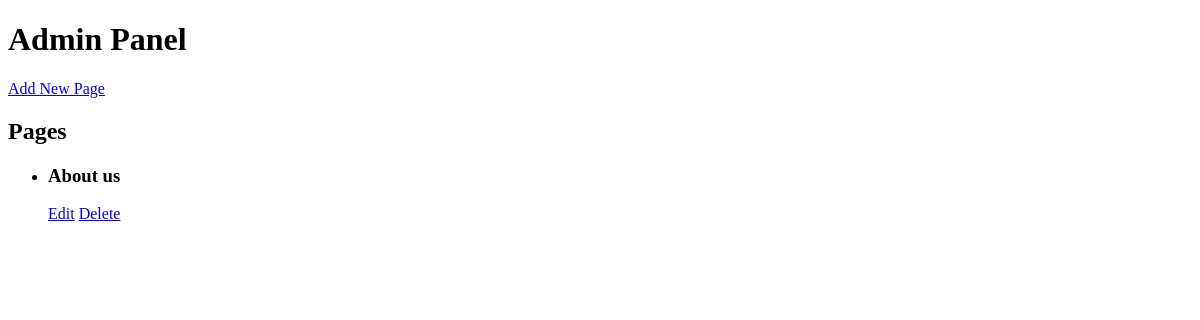
The app's page /admin.php, older data.
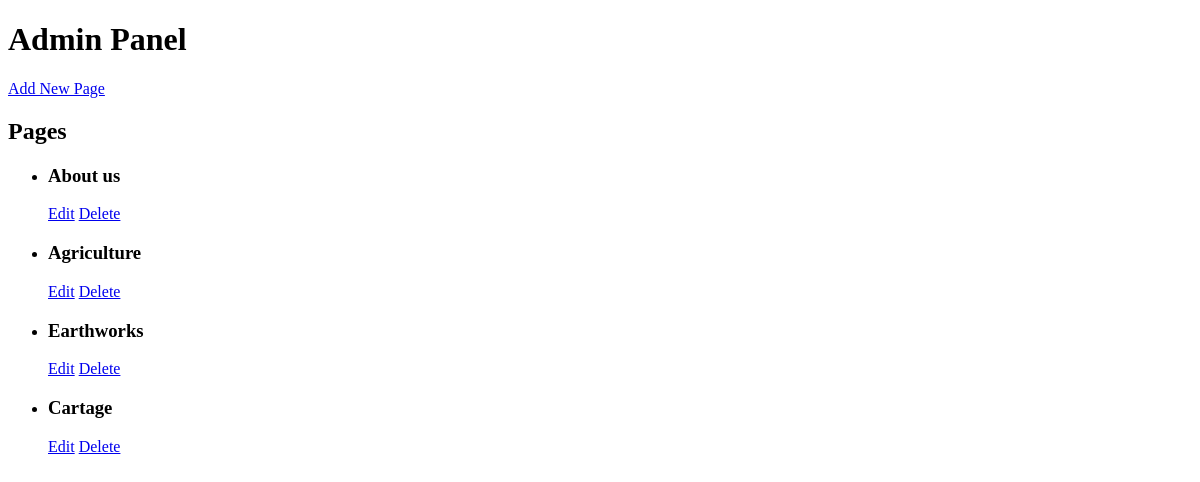
The same page, newer data.
### tables this page shows
CREATE TABLE `pages` (
  `id` int(11) NOT NULL,
  `title1` varchar(255) DEFAULT NULL,
  `text1` text DEFAULT NULL,
  `image1` varchar(255) DEFAULT NULL,
  `title2` varchar(255) DEFAULT NULL,
  `text2` text DEFAULT NULL,
  `image2` varchar(255) DEFAULT NULL,
  `title3` varchar(255) DEFAULT NULL,
  `text3` text DEFAULT NULL,
  `image3` varchar(255) DEFAULT NULL
);

### admin.php (the view, shortened to what this page needs)
<?php
include 'setup.php';
$sql = "SELECT * FROM pages";
$result = $conn->query($sql);
?>
<!DOCTYPE html>
<html>
<head>
</head>
<body>
  <h1>Admin Panel</h1>
  <a href="add_page.php">Add New Page</a>
  <h2>Pages</h2>
  <ul>
    <?php while ($row = $result->fetch_assoc()): ?>
      <li>
        <h3><?php echo $row['title1']; ?></h3>
        <a href="edit_page.php?id=<?php echo $row['id']; ?>">Edit</a>
        <a href="delete_page.php?id=<?php echo $row['id']; ?>">Delete</a>
      </li>
    <?php endwhile; ?>
  </ul>
</body>
</html>

Row changes from the older to the newer data that the page shows:
added pages: title1 "Agriculture"
added pages: title1 "Earthworks"
added pages: title1 "Cartage"
